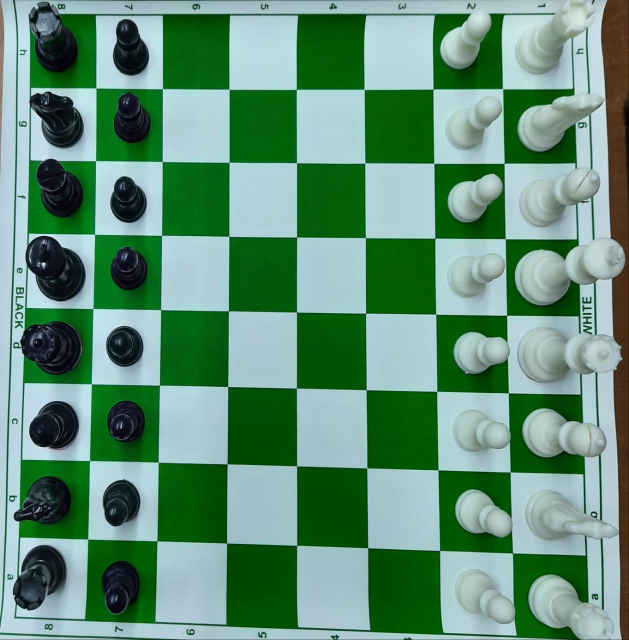
#> input picture WhatsApp Image 2019-11-25 at 6.10.04 PM.jpeg, 1258 x 1280 px (shown at 1/2 size)
$ python chessdetectbeta.py
#> lines starting #> are read from the running program, lines starting #| are printed output that depends on the picture; after the words box and inside, x2 and y2 are one past the last pixel; in counts of white or black regions, pixels touching at a corner belong together
import cv2
import numpy as np
# def nothing(h):
#     pass
#cv2.namedWindow('image')

img=cv2.imread('WhatsApp Image 2019-11-25 at 6.10.04 PM.jpeg')
#> img is the input picture: shape (1280, 1258, 3); mean B, G, R 118.4, 144, 97.5
img[:,:,1]=0
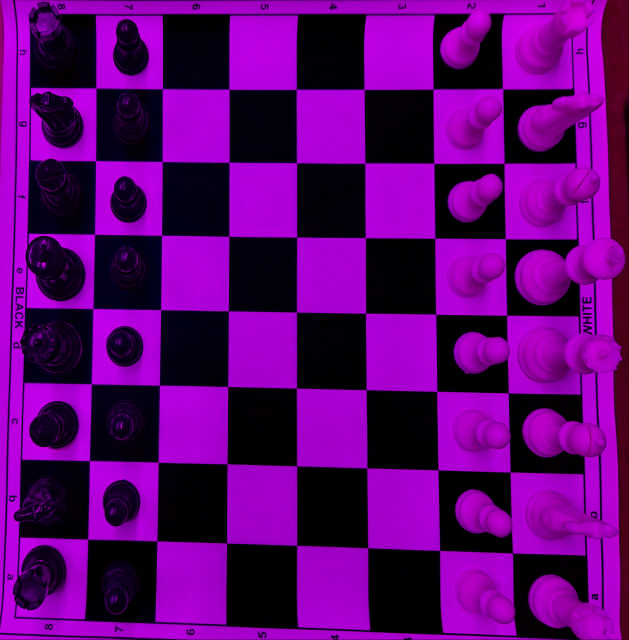
#> img: shape (1280, 1258, 3) (shown at 1/2 size); mean B, G, R 118.4, 0, 97.5
img[:,:,0]=0
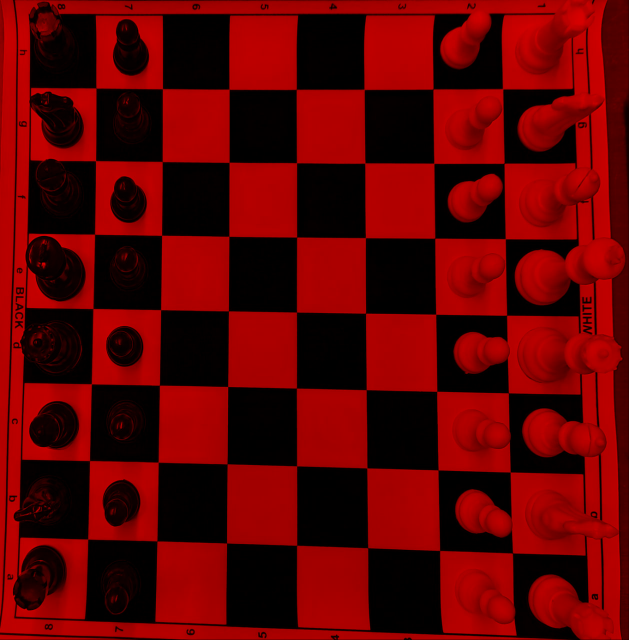
#> img: shape (1280, 1258, 3) (shown at 1/2 size); mean B, G, R 0, 0, 97.5
cv2.imshow('ch',img)
img=cv2.cvtColor(img,cv2.COLOR_BGR2HSV)
#> img: shape (1280, 1258, 3); mean H, S, V 0, 227.3, 97.5
ret, mask = cv2.threshold(img, 50, 255, cv2.THRESH_BINARY)
#> mask: shape (1280, 1258, 3); mean H, S, V 0, 227.3, 149.5


# [19 lines of commented-out code are left out]


lower_blue = np.array([0,0,33])
upper_blue = np.array([255,255,255])
kernel = np.ones((6,6),np.uint8)
mask = cv2.inRange(mask, lower_blue, upper_blue)
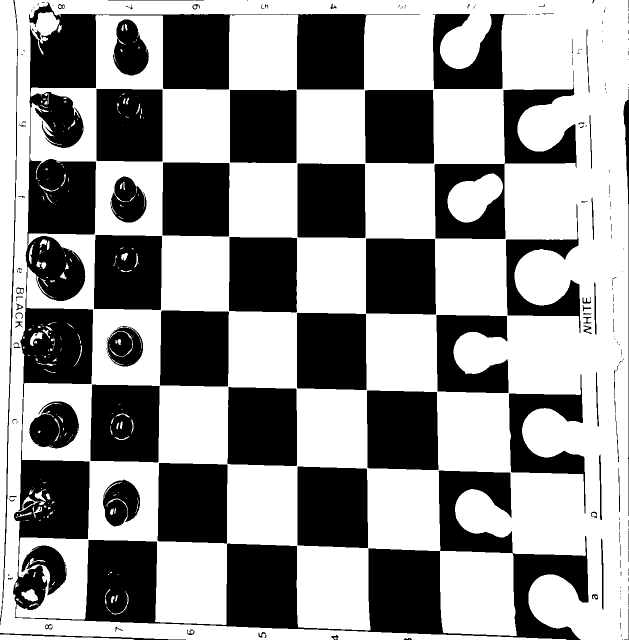
#> mask: shape (1280, 1258) (shown at 1/2 size); 58.6% white; 217 black regions (131 under 20 px), largest, box (x1, y1, x2, y2) and area: (26, 5, 1177, 1280) 239545, (869, 168, 1153, 478) 25788, (595, 933, 736, 1096) 22195
mask = cv2.blur(mask,(3,3))

mask = cv2.morphologyEx(mask, cv2.MORPH_OPEN, kernel)

mask = cv2.erode(mask,kernel,iterations = 7)
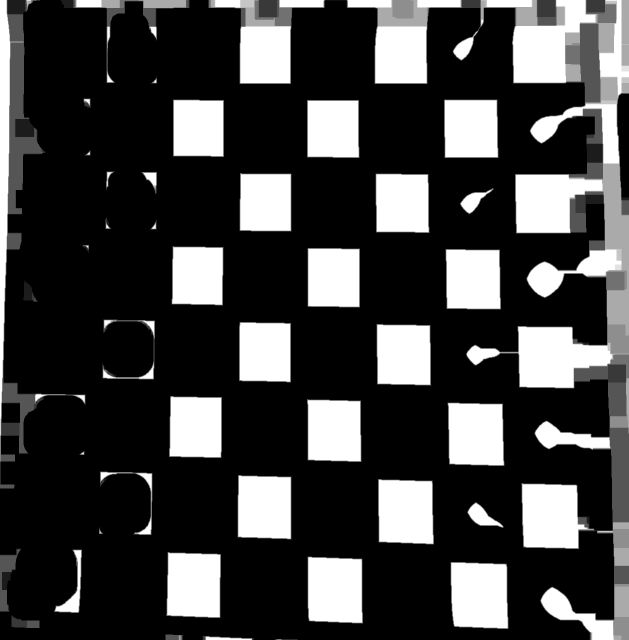
#> mask: shape (1280, 1258) (shown at 1/2 size); min 0, max 255, mean 65.7
#mask = cv2.blur(mask,(7,7))
mask = cv2.dilate(mask,kernel,iterations = 17)
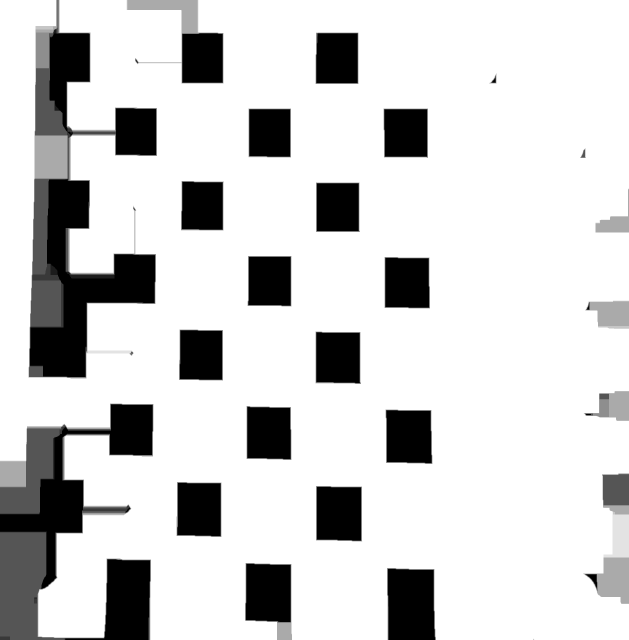
#> mask: shape (1280, 1258) (shown at 1/2 size); min 0, max 255, mean 209.2


# ret, mask = cv2.threshold(mask, 20, 100, cv2.THRESH_BINARY)
mask=cv2.resize(mask,(400,400),interpolation=cv2.INTER_AREA)
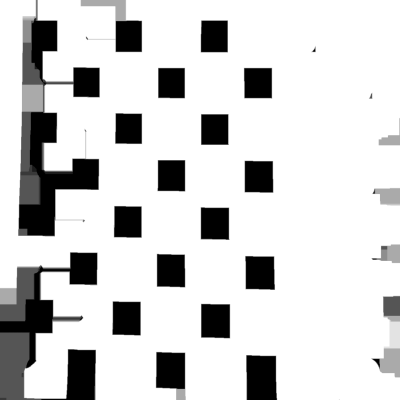
#> mask: shape (400, 400); min 0, max 255, mean 209.2
#mask = cv2.Canny(mask,100,200)

mask = cv2.Canny(mask,100,200)
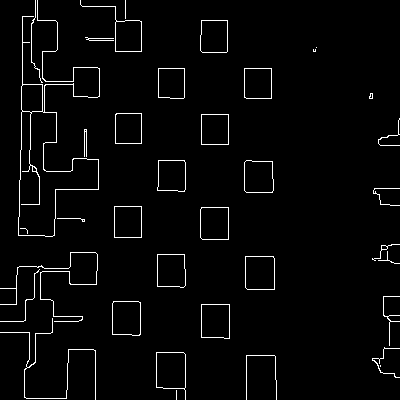
#> mask: shape (400, 400); 2.8% white in thin lines or dots
cv2.imshow('edges',mask)
cv2.waitKey(0)
cv2.destroyAllWindows()

$ run again, with 5.jpg copied over WhatsApp Image 2019-11-25 at 6.10.04 PM.jpeg
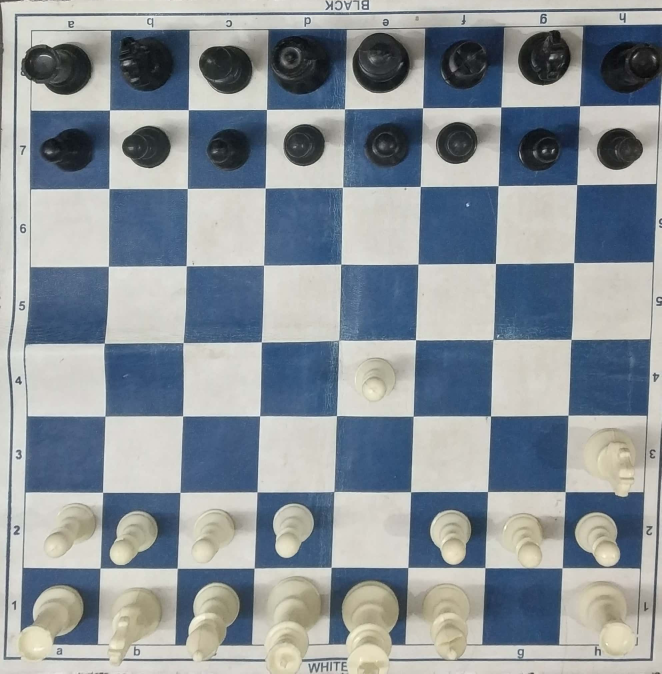
#> input picture 5.jpg, 1984 x 2020 px (shown at 1/3 size)
#> img is the input picture: shape (2020, 1984, 3); mean B, G, R 153.5, 147.2, 139.2
#> `mask = cv2.inRange(mask, lower_blue, upper_blue)`:
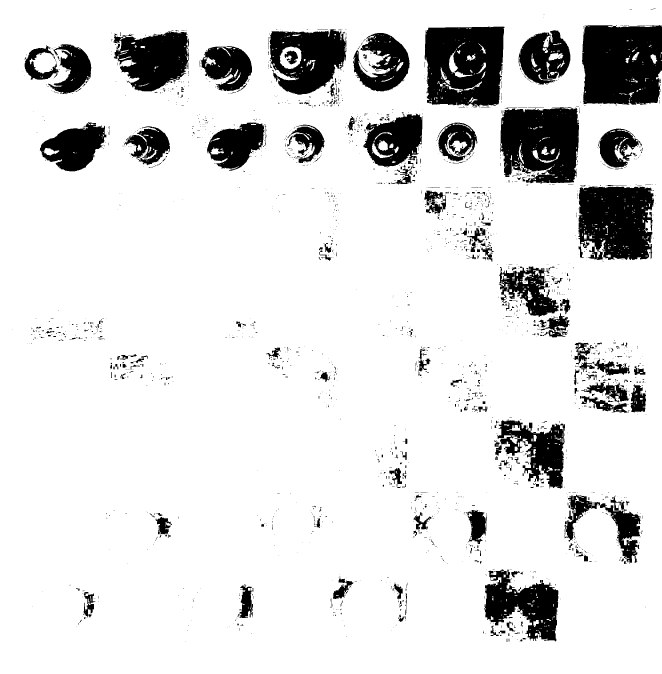
#> mask: shape (2020, 1984) (shown at 1/3 size); 87% white; 2233 black regions (1881 under 20 px), largest, box (x1, y1, x2, y2) and area: (1746, 75, 1984, 314) 52262, (1274, 80, 1515, 320) 48562, (1501, 323, 1737, 551) 43822
#> `mask = cv2.Canny(mask,100,200)`:
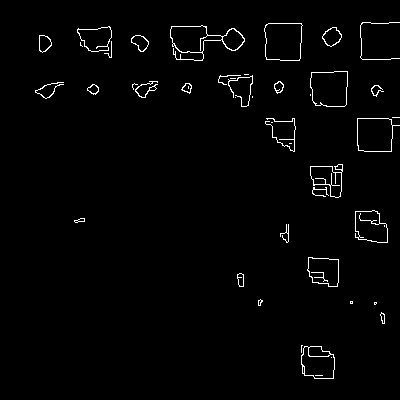
#> mask: shape (400, 400); 1.7% white in thin lines or dots, all inside (x1, y1, x2, y2) = (35, 22, 400, 379)

$ run again, with 6.jpg copied over WhatsApp Image 2019-11-25 at 6.10.04 PM.jpeg
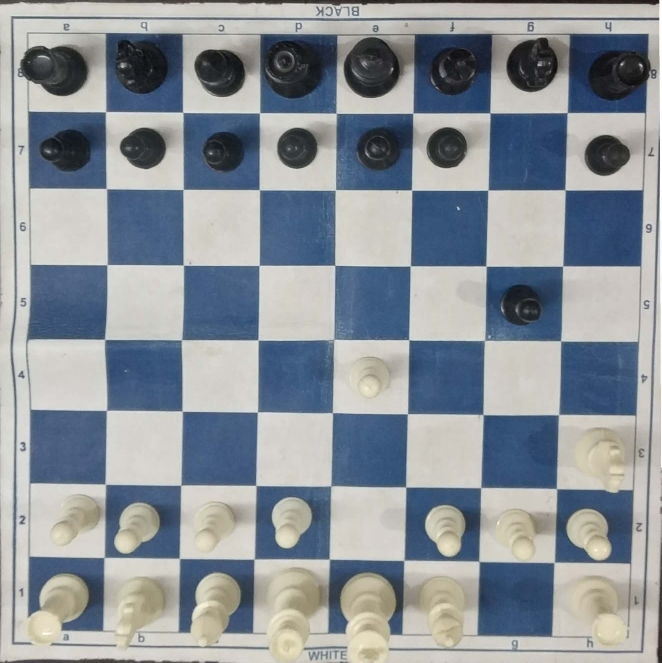
#> input picture 6.jpg, 1984 x 1988 px (shown at 1/3 size)
#> img is the input picture: shape (1988, 1984, 3); mean B, G, R 153.1, 146.4, 139.4
#> `mask = cv2.Canny(mask,100,200)`:
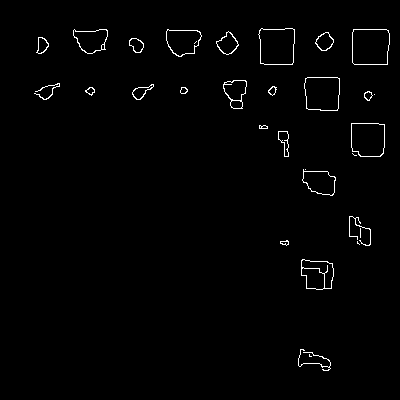
#> mask: shape (400, 400); 1.3% white in thin lines or dots, all inside (x1, y1, x2, y2) = (34, 28, 390, 371)
